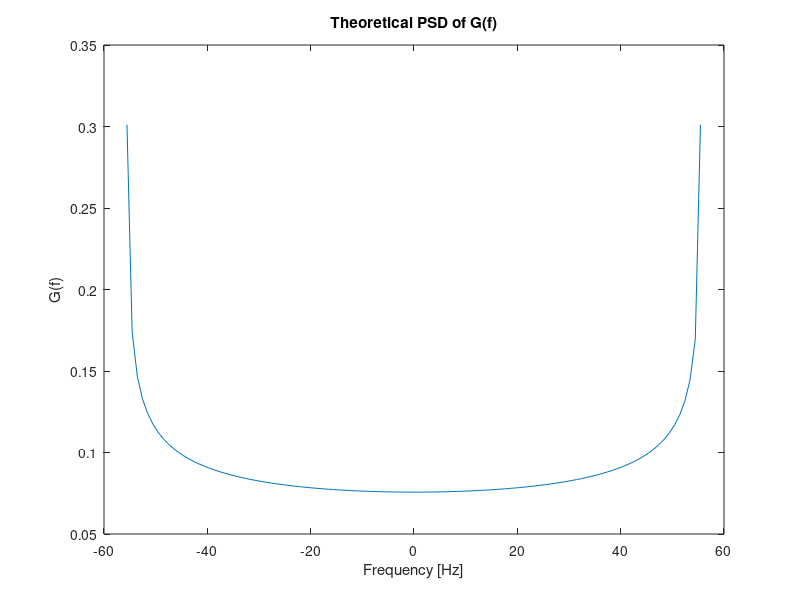
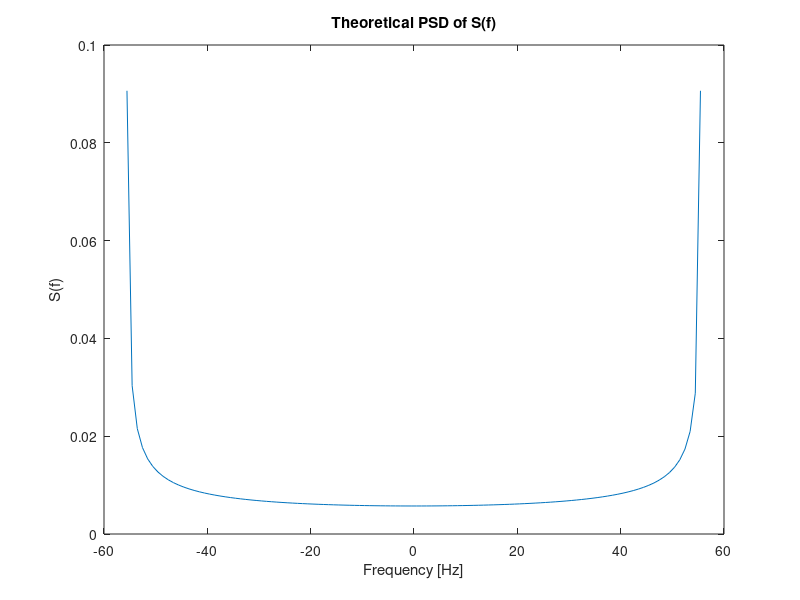

Write the MATLAB code that produced these figures, in order.
% PSD of Gf
V=30;
v=(1000/3600) .*V;
fc=2e9;
c=3e8;
Ts = 0.1e-3;
fs=1/Ts;
Ns=10000;
lamda=fc/c; % wavelength in metre
fD=(v*fc)./c ; %fD is maximum when cos0 =1
% fD= 55.5556 Hertz

% To avoid aliasing (fs=1/Ts) > 2*fD
f = -fD:fs/Ns:fD;
Sf = 1./(pi*fD.*sqrt(1-(f./fD).^2));
        Sf(1) = Sf(end); % This is to Get rid of infinite spread
Gf = sqrt(Sf);
        T_psd = abs(Gf).^2; 
        figure(1),clf, plot(f,real(Gf))
        xlabel('Frequency [Hz]')
        ylabel('G(f)')
        title('Theoretical PSD of G(f)')
        
        figure(2),clf, plot(f,Sf)
        xlabel('Frequency [Hz]')
        ylabel('S(f)')
        title('Theoretical PSD of S(f)')
      